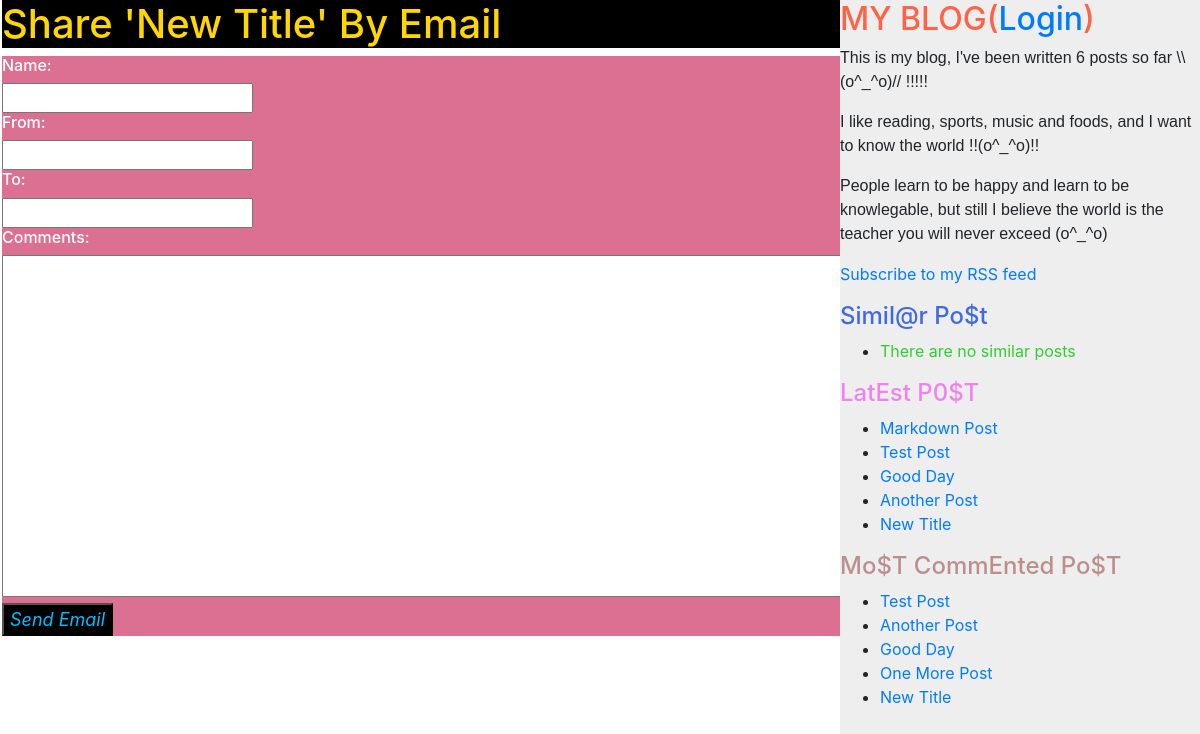
Before: /post/6/share/ with the older database file.
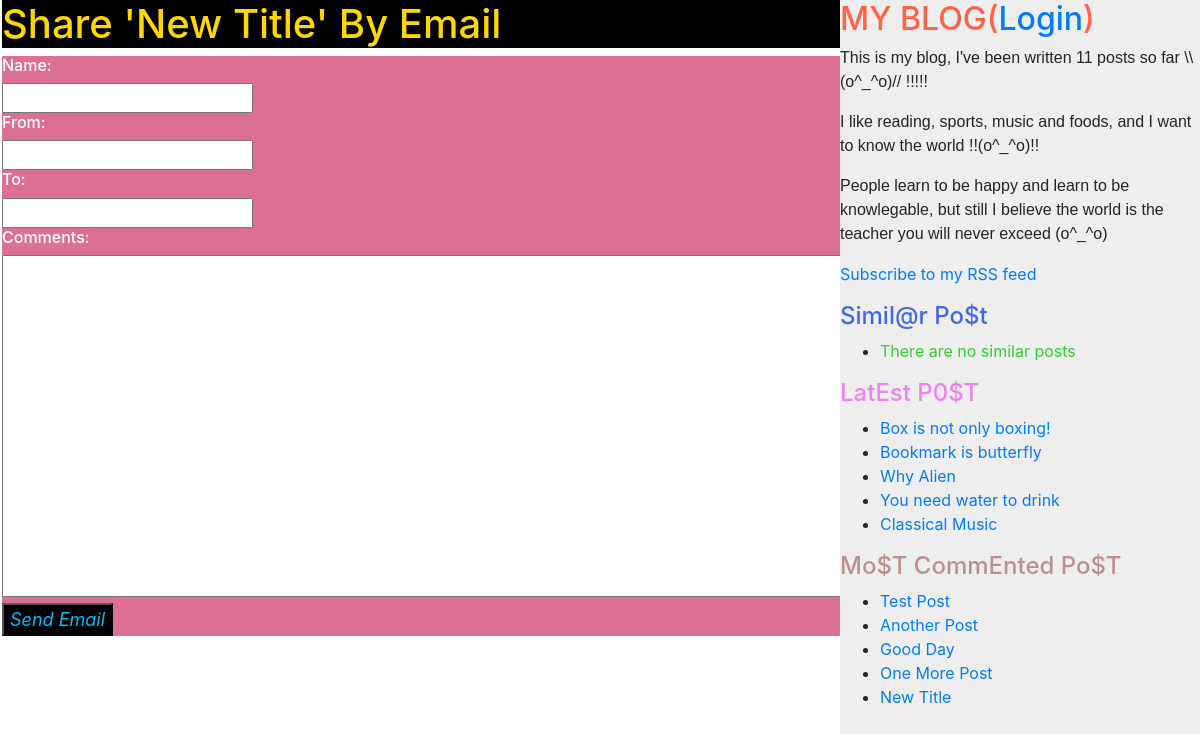
After: the same page with the newer database file.
### blog/models.py (models this page shows, shortened)
class Post(models.Model):
    objects = models.Manager()
    published = PublishedManager()
    tags = TaggableManager()
    STATUS_CHOICES = (
        ('draft', 'Draft'),
        ('published', 'Published'),
    )
    title = models.CharField(max_length=250)
    slug = models.SlugField(max_length=250, unique_for_date='publish')
    author = models.ForeignKey(User, on_delete=models.CASCADE, related_name='blog_posts')
    body = models.TextField()
    publish = models.DateTimeField(default=timezone.now)
    created = models.DateTimeField(auto_now_add=True)
    updated = models.DateTimeField(auto_now_add=True)
    status = models.CharField(max_length=10, choices=STATUS_CHOICES, default='published')
    class Meta:
        ordering = ('-publish', )
    def get_absolute_url(self):
        return reverse('blog:post_detail', args=[self.publish.year, self.publish.strftime('%m'), self.publish.strftime('%d'), self.slug])

### blog/views.py (the view)
# urls.py: path('post/<int:post_id>/share/', views.post_share, name='post_share'),
def post_share(request, post_id):
    post = get_object_or_404(Post, id=post_id, status='published')
    sent = False
    cleaned_data = None
    if request.method == 'POST':
        form = EmailPostForm(request.POST)
        if form.is_valid():
            cleaned_data = form.cleaned_data
            post_url = request.build_absolute_uri(post.get_absolute_url())
            subject = '{}({}) recommends you reading "{}"'.format(cleaned_data['name'], cleaned_data['email'], post.title)
            message = 'Read "{}" at {}\n\n\'s comments: {}'.format(post.title, post_url, cleaned_data['name'], cleaned_data['comments'])
            cleaned_data['to'] = cleaned_data.get('to', '').split(',')
            cleaned_data['to'] = [r.strip() for r in cleaned_data['to'] if r.strip()]
            send_mail(subject, message, from_email=cleaned_data['email'], recipient_list=cleaned_data['to'], fail_silently=False)
            sent = True
    else:
        form = EmailPostForm()
    return render(request, 'blog/post/share.html', {'post': post, 'form': form, 'sent': sent, 'cleaned_data': cleaned_data})

### blog/forms.py
class EmailPostForm(forms.Form):
    name = forms.CharField(required=True)
    email = forms.EmailField(required=True)
    to = forms.EmailField(required=True, widget=forms.Textarea)
    comments = forms.CharField(required=False, widget=forms.Textarea)

### blog/models.py (called while the page is built)
    def get_queryset(self):
        return super().get_queryset().filter(status='published')

### blog/templatetags/blog_tags.py (called while the page is built)
@register.simple_tag
def total_posts():
    return Post.published.count()

@register.inclusion_tag('blog/post/latest_posts.html')
def show_latest_posts(count=5):
    latest_posts = Post.published.order_by('-publish')[:count]
    return {'latest_posts': latest_posts}

@register.simple_tag
def get_most_commented_posts(count=5):
    return Post.published.annotate(total_comments=Count('comments')).order_by('-total_comments')[:count]

### blog/templates/blog/post/share.html (shortened to what this page needs)
{% extends "blog/base.html" %}
{% block content %}
{% if sent %}
    <h1 style="background-color: black; color: whitesmoke;">Email Successfully Sent</h1><br>
    <h6 style="color:darkgoldenrod; font-style: italic">'{{ post.title }}' was successfully sent to {{ cleaned_data.to.0 }}!</h6><br>
    <h6 style="color:cornflowerblue">(\(^_^)/)</h6>
{% else %}
    <h1 style="background-color:black; color: gold;">Share '{{ post.title }}' By Email</h1>
    <div class="share_mail" style="background-color:palevioletred; color: white;">
        <form action="." method="post">
            <h6>Name:</h6>
            <input type="text" id="name" name="name" style="width: 30%" required><br>
            <h6>From:</h6>
            <input type="email" id="email" name="email" style="width: 30%;" required><br>
            <h6>To:</h6>
            <input type="email" id="to" name="to" style="width: 30%;" required><br>
            <h6>Comments:</h6>
            <textarea id="comments" name="comments" rows="14" cols="94" required></textarea><br>
            <input type="submit" value="Send Email" style="background-color:black; color:deepskyblue; font-size: large; font-style: italic;">
        </form>
    </div>
{% endif %}
{% endblock content %}

### blog/templates/blog/base.html (shortened to what this page needs)
{% load static %}
{% load blog_tags %}
<!DOCTYPE html>
<html>
    <head>
        <link rel="stylesheet" href="https://cdnjs.cloudflare.com/ajax/libs/twitter-bootstrap/4.3.1/css/bootstrap.min.css">
    </head>
    <body>
        <div>
            <div id="content" style="float:left;padding-left:2px;width:70vw;height: 100vh;">
            {% block content %}
            {% endblock content %}
            </div>
            <div id="sidebar" style="background-color:#EEEEEE;float:left;width:30vw;height: 100vmax;">
                <h2 style="color:tomato;">MY BLOG(<a href="">Login</a>)</h2>
                <p style="font-family: Arial, Helvetica, sans-serif;">This is my blog, I've been written {% total_posts %} posts so far \\(o^_^o)// !!!!!</p>
                <p style="font-family: Arial, Helvetica, sans-serif;">I like reading, sports, music and foods, and I want to know the world !!(o^_^o)!!</p>
                <p style="font-family: Arial, Helvetica, sans-serif;">People learn to be happy and learn to be knowlegable, but still I believe the world is the teacher you will never exceed (o^_^o)</p>
                <p><a href="{% url 'blog:post_feed' %}">Subscribe to my RSS feed</a></p>
                <h4 style="color:royalblue;">Simil@r Po$t</h4>
                <ul>
                    {% for post in similar_posts %}
                    <li>
                        <a href="{{ post.get_absolute_url }}">{{ post.title }}</a>
                    </li>
                    {% empty %}
                    <li>
                        <a style="color:limegreen">There are no similar posts</a>
                    </li>
                    {% endfor %}
                </ul>
                <h4 style="color:violet;">LatEst P0$T</h4>
                {% show_latest_posts 5 %}
                <h4 style="color:rosybrown;">Mo$T CommEnted Po$T</h4>
                {% get_most_commented_posts as most_commented_posts %}
                <ul>
                    {% for post in most_commented_posts %}
                    <li>
                        <a href="{{ post.get_absolute_url }}">{{ post.title }}</a>
                    </li>
                    {% endfor %}
                </ul>
            </div>
        </div>
    </body>
</html>

### blog/templates/blog/post/latest_posts.html
<ul>
    {% for post in latest_posts %}
    <li>
        <a href="{{ post.get_absolute_url }}">{{ post.title }}</a>
    </li>
    {% endfor %}
</ul>

Changed rows visible on the page:
no longer on one of the page's lists (row unchanged): Post: title "New Title"
no longer on this page (row edited): Post: title "Markdown Post", shown under "LatEst P0$T"
no longer on one of the page's lists (row unchanged): Post: title "Test Post"
no longer on one of the page's lists (row unchanged): Post: title "Another Post"
no longer on one of the page's lists (row unchanged): Post: title "Good Day"
added Post: title "Box is not only boxing!", shown under "LatEst P0$T"
added Post: title "Bookmark is butterfly", shown under "LatEst P0$T"
added Post: title "Why Alien", shown under "LatEst P0$T"
added Post: title "You need water to drink", shown under "LatEst P0$T"
added Post: title "Classical Music", shown under "LatEst P0$T"
Other visible differences:
text no longer shown: "6"
text now shown: "11"
